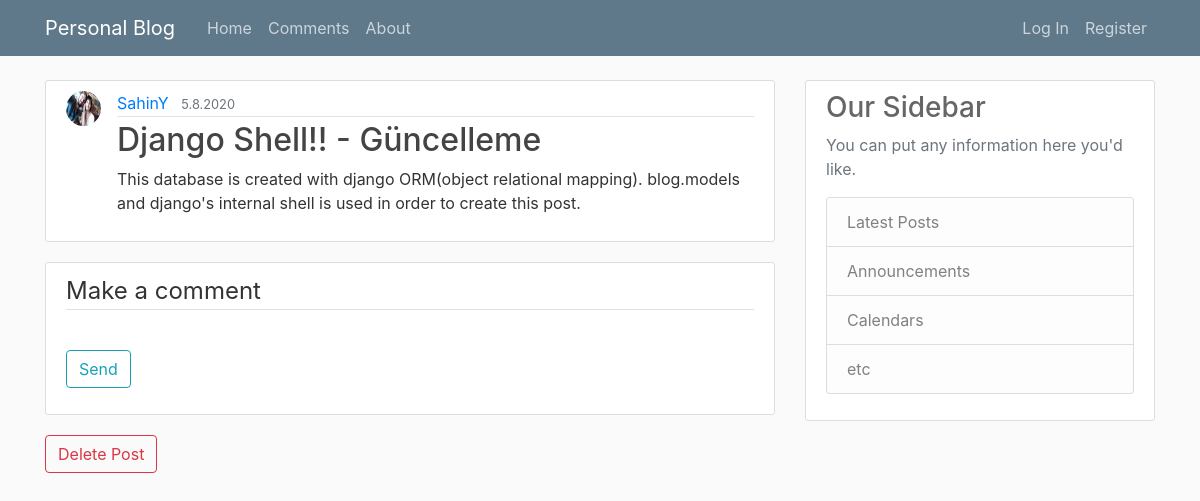
The app's page /post/1/ with its own data.
### blog/models.py (models this page shows, shortened)
class Post(models.Model):
    title = models.CharField(max_length=100)
    content = models.TextField()
    date_posted = models.DateTimeField(default=timezone.now)
    author = models.ForeignKey(User, on_delete=models.CASCADE, default=None)
    tag = models.CharField(max_length=20, blank=True)

### users/models.py (models this page shows, shortened)
class Profile(models.Model):
    user = models.OneToOneField(User, verbose_name="Deneme --> test", on_delete=models.CASCADE)
    image = models.ImageField('Image you want always', default='default.jpg', upload_to='profile_pics', blank=True)

### blog/views.py (the view)
# urls.py: path('post/<int:pk>/', PostDetailView.as_view(), name='post-detail'),
class PostDetailView(DetailView):
    model = Post

### blog/templates/blog/post_detail.html (shortened to what this page needs)
{% extends "blog/base.html" %}
{% load crispy_forms_tags %}
{% block content %}
    <article class="media content-section">
      <img class="rounded-circle article-img" src="{{ post.author.profile.image.url }}" style="max-height: 35px; max-width: 35px;">
      <div class="media-body">
        <div class="article-metadata">
          <a class="mr-2" href="#">{{ object.author }}</a>
          <small class="text-muted">{{ object.date_posted.day }}.{{ object.date_posted.month }}.{{ object.date_posted.year }}</small>
        </div>
        <h2 class="article-title">{{object.title}}</h2>
        <p class="article-content">{{ object.content }}</p>
      </div>
    </article>
    <div class="content-section">
    	<form method="POST">
    		<fieldset class="form-group">
    			<legend class="border-bottom mb-4">Make a comment</legend>
    		</fieldset>
    		<div class="form-group">
    			<button class="btn btn-outline-info" type="Submit" >Send</button>
    		</div>
    	</form>
    </div>
    <button id="postDeleteButton" class="btn btn-outline-danger" type="Submit">
            Delete Post
    </button>
{% endblock content %}

### blog/static/blog/main.css (style rules this page uses)
body { background: #fafafa; color: #333333; margin-top: 5rem; }
h1, h2, h3, h4, h5, h6 { color: #666666; }
.content-section { background: #ffffff; padding: 10px 20px; border: 1px solid #dddddd; border-radius: 3px; margin-bottom: 20px; }
.article-title { color: #444444; }
.article-content { white-space: pre-line; }
.article-img { height: 65px; width: 65px; margin-right: 16px; }
.article-metadata { padding-bottom: 1px; margin-bottom: 4px; border-bottom: 1px solid #e3e3e3 }

### records on screen
Post: author.profile.image (picture), author "SahinY", date_posted.day "5", date_posted.month "8", date_posted.year "2020", title "Django Shell!! - Güncelleme", content "This database is created with django ORM(object relational mapping). blog.models and django's internal shell is used in order to create this post."
